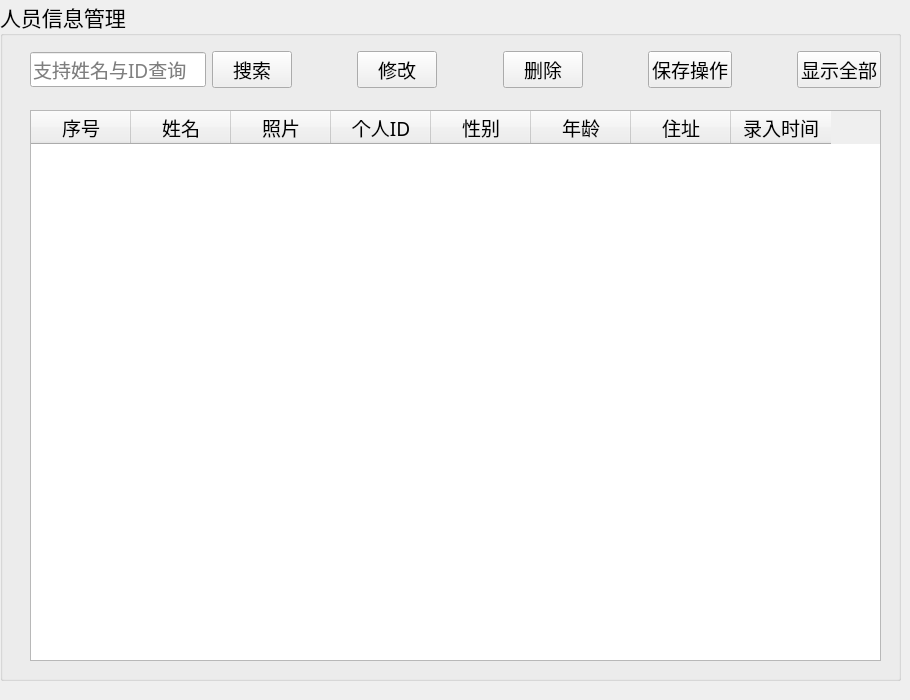
<?xml version="1.0" encoding="UTF-8"?>
<ui version="4.0">
 <class>DataManageForm</class>
 <widget class="QWidget" name="DataManageForm">
  <property name="geometry">
   <rect>
    <x>0</x>
    <y>0</y>
    <width>910</width>
    <height>700</height>
   </rect>
  </property>
  <property name="windowTitle">
   <string>Form</string>
  </property>
  <widget class="QGroupBox" name="groupBox">
   <property name="geometry">
    <rect>
     <x>0</x>
     <y>0</y>
     <width>901</width>
     <height>681</height>
    </rect>
   </property>
   <property name="font">
    <font>
     <family>华文楷体</family>
     <pointsize>16</pointsize>
    </font>
   </property>
   <property name="title">
    <string>人员信息管理</string>
   </property>
   <widget class="QTableWidget" name="tableWidget">
    <property name="geometry">
     <rect>
      <x>30</x>
      <y>110</y>
      <width>851</width>
      <height>551</height>
     </rect>
    </property>
    <property name="font">
     <font>
      <family>华文楷体</family>
      <pointsize>14</pointsize>
     </font>
    </property>
    <column>
     <property name="text">
      <string>序号</string>
     </property>
     <property name="font">
      <font>
       <family>华文楷体</family>
       <pointsize>14</pointsize>
      </font>
     </property>
    </column>
    <column>
     <property name="text">
      <string>姓名</string>
     </property>
     <property name="font">
      <font>
       <family>华文楷体</family>
       <pointsize>14</pointsize>
      </font>
     </property>
    </column>
    <column>
     <property name="text">
      <string>照片</string>
     </property>
     <property name="font">
      <font>
       <family>华文楷体</family>
       <pointsize>14</pointsize>
      </font>
     </property>
    </column>
    <column>
     <property name="text">
      <string>个人ID</string>
     </property>
     <property name="font">
      <font>
       <family>华文楷体</family>
       <pointsize>14</pointsize>
      </font>
     </property>
    </column>
    <column>
     <property name="text">
      <string>性别</string>
     </property>
     <property name="font">
      <font>
       <family>华文楷体</family>
       <pointsize>14</pointsize>
      </font>
     </property>
    </column>
    <column>
     <property name="text">
      <string>年龄</string>
     </property>
     <property name="font">
      <font>
       <family>华文楷体</family>
       <pointsize>14</pointsize>
      </font>
     </property>
    </column>
    <column>
     <property name="text">
      <string>住址</string>
     </property>
     <property name="font">
      <font>
       <family>华文楷体</family>
       <pointsize>14</pointsize>
      </font>
     </property>
    </column>
    <column>
     <property name="text">
      <string>录入时间</string>
     </property>
     <property name="font">
      <font>
       <family>华文楷体</family>
       <pointsize>14</pointsize>
      </font>
     </property>
    </column>
   </widget>
   <widget class="QWidget" name="layoutWidget">
    <property name="geometry">
     <rect>
      <x>30</x>
      <y>50</y>
      <width>851</width>
      <height>39</height>
     </rect>
    </property>
    <layout class="QHBoxLayout" name="horizontalLayout_2">
     <item>
      <layout class="QHBoxLayout" name="horizontalLayout">
       <item>
        <widget class="QLineEdit" name="lineEdit">
         <property name="font">
          <font>
           <family>华文楷体</family>
           <pointsize>14</pointsize>
          </font>
         </property>
         <property name="placeholderText">
          <string>支持姓名与ID查询</string>
         </property>
        </widget>
       </item>
       <item>
        <widget class="QPushButton" name="searchBtn">
         <property name="font">
          <font>
           <family>华文楷体</family>
           <pointsize>14</pointsize>
          </font>
         </property>
         <property name="styleSheet">
          <string notr="true"/>
         </property>
         <property name="text">
          <string>搜索</string>
         </property>
         <property name="icon">
          <iconset theme="21">
           <activeon>:/icons/ui_imgs/icons/search.png</activeon>
          </iconset>
         </property>
        </widget>
       </item>
      </layout>
     </item>
     <item>
      <spacer name="horizontalSpacer">
       <property name="orientation">
        <enum>Qt::Horizontal</enum>
       </property>
       <property name="sizeHint" stdset="0">
        <size>
         <width>40</width>
         <height>20</height>
        </size>
       </property>
      </spacer>
     </item>
     <item>
      <widget class="QPushButton" name="changeBtn">
       <property name="font">
        <font>
         <family>华文楷体</family>
         <pointsize>14</pointsize>
        </font>
       </property>
       <property name="text">
        <string>修改</string>
       </property>
       <property name="icon">
        <iconset>
         <activeon>:/icons/ui_imgs/icons/修改.png</activeon>
        </iconset>
       </property>
      </widget>
     </item>
     <item>
      <spacer name="horizontalSpacer_2">
       <property name="orientation">
        <enum>Qt::Horizontal</enum>
       </property>
       <property name="sizeHint" stdset="0">
        <size>
         <width>40</width>
         <height>20</height>
        </size>
       </property>
      </spacer>
     </item>
     <item>
      <widget class="QPushButton" name="delBtn">
       <property name="font">
        <font>
         <family>华文楷体</family>
         <pointsize>14</pointsize>
        </font>
       </property>
       <property name="text">
        <string>删除</string>
       </property>
       <property name="icon">
        <iconset>
         <activeon>:/icons/ui_imgs/icons/删除.png</activeon>
        </iconset>
       </property>
      </widget>
     </item>
     <item>
      <spacer name="horizontalSpacer_3">
       <property name="orientation">
        <enum>Qt::Horizontal</enum>
       </property>
       <property name="sizeHint" stdset="0">
        <size>
         <width>40</width>
         <height>20</height>
        </size>
       </property>
      </spacer>
     </item>
     <item>
      <widget class="QPushButton" name="saveBtn">
       <property name="font">
        <font>
         <family>华文楷体</family>
         <pointsize>14</pointsize>
        </font>
       </property>
       <property name="text">
        <string>保存操作</string>
       </property>
       <property name="icon">
        <iconset>
         <activeon>:/icons/ui_imgs/icons/保存.png</activeon>
        </iconset>
       </property>
      </widget>
     </item>
     <item>
      <spacer name="horizontalSpacer_4">
       <property name="orientation">
        <enum>Qt::Horizontal</enum>
       </property>
       <property name="sizeHint" stdset="0">
        <size>
         <width>40</width>
         <height>20</height>
        </size>
       </property>
      </spacer>
     </item>
     <item>
      <widget class="QPushButton" name="showAllBtn">
       <property name="font">
        <font>
         <family>华文楷体</family>
         <pointsize>14</pointsize>
        </font>
       </property>
       <property name="text">
        <string>显示全部</string>
       </property>
       <property name="icon">
        <iconset>
         <activeon>:/icons/ui_imgs/icons/显示全部.png</activeon>
        </iconset>
       </property>
      </widget>
     </item>
    </layout>
   </widget>
  </widget>
 </widget>
 <resources>
  <include location="img_source.qrc"/>
 </resources>
 <connections/>
</ui>
